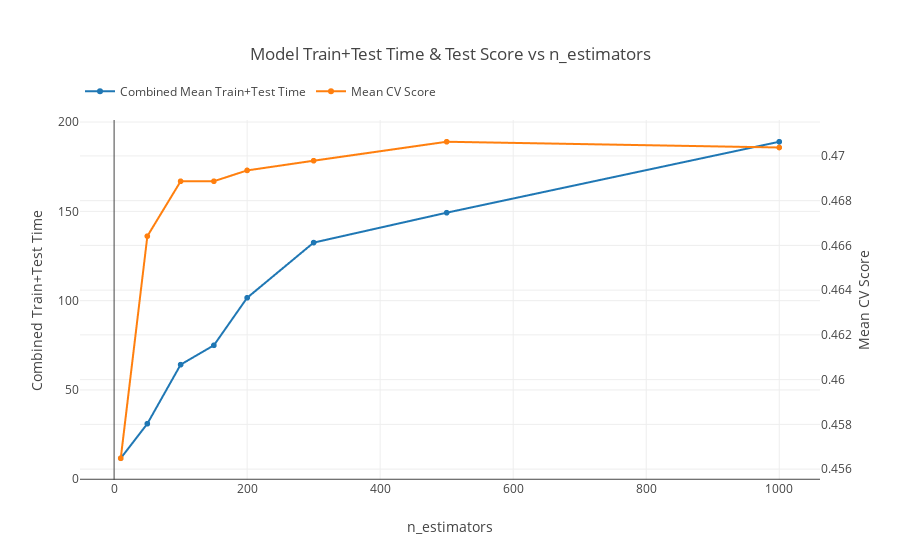

The notebook cell this image was saved under:
### Code cell
plot_cv(n_components, param='n_estimators')

### Figure 1 — Plotly figure (JSON) as saved in the notebook; plotly's stock layout.template omitted (floating-point values rounded to 4 significant figures)
{"data": [{"mode": "lines+markers", "name": "Combined Mean Train+Test Time", "type": "scattergl", "uid": "e558467e-b0ed-11e9-83dd-e442a6f8adc6", "x": [10, 50, 100, 150, 200, 300, 500, 1000], "y": [11.76, 31.11, 64.17, 75.0, 101.6, 132.5, 149.2, 189.0]}, {"mode": "lines+markers", "name": "Mean CV Score", "type": "scattergl", "uid": "e558467f-b0ed-11e9-83f8-e442a6f8adc6", "x": [10, 50, 100, 150, 200, 300, 500, 1000], "y": [0.4565, 0.4664, 0.4689, 0.4689, 0.4694, 0.4698, 0.4706, 0.4704], "yaxis": "y2"}], "layout": {"legend": {"orientation": "h", "y": 1.12}, "margin": {"t": 120}, "title": "Model Train+Test Time & Test Score vs n_estimators", "xaxis": {"title": "n_estimators"}, "yaxis": {"title": "Combined Train+Test Time"}, "yaxis2": {"overlaying": "y", "side": "right", "title": "Mean CV Score"}}}
